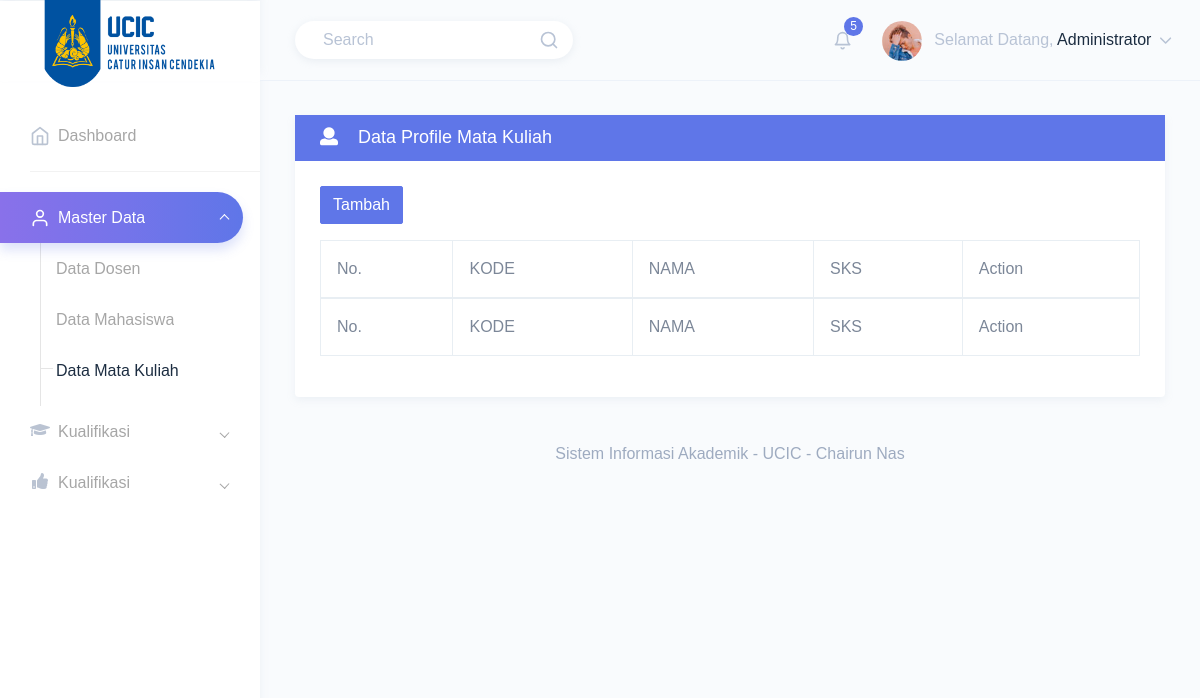
The app's page /admin/index.php?page=datamatkul (signed in), older data.
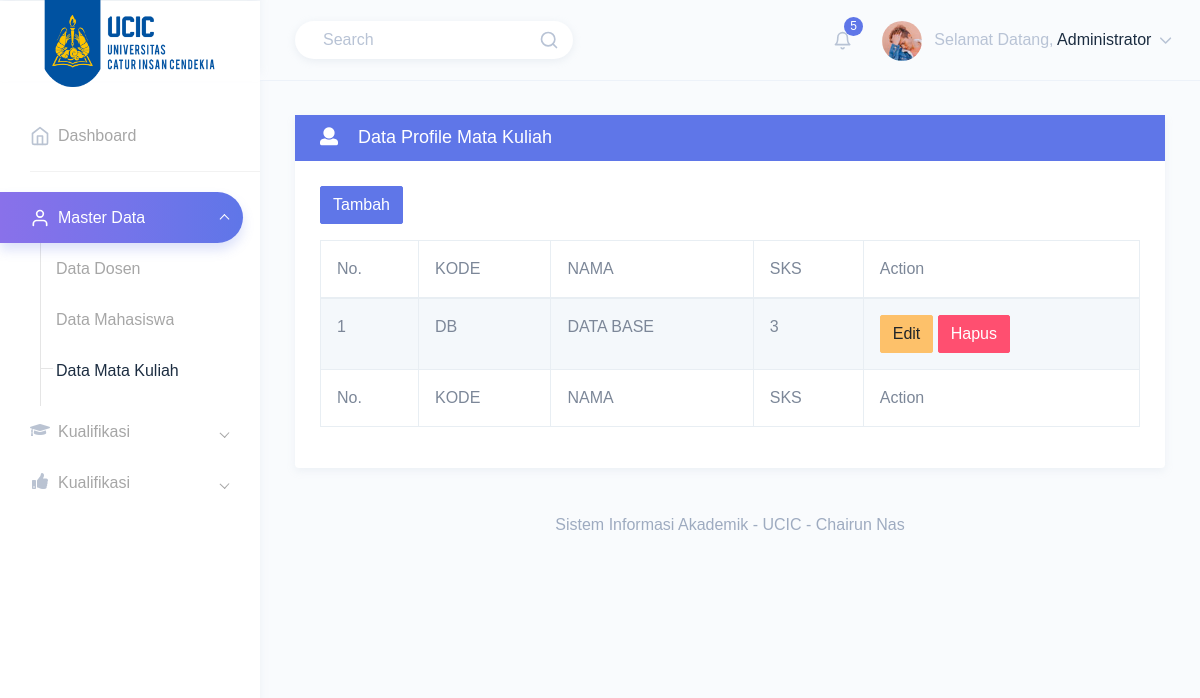
The same page, newer data.
### tables this page shows
CREATE TABLE `tbl_matkul` (
  `id_matkul` int(11) NOT NULL,
  `kd_matkul` varchar(15) NOT NULL,
  `nm_matkul` varchar(50) NOT NULL,
  `sks` int(1) NOT NULL
);

### admin/index.php (the view, shortened to what the changed rows need)
<?php
include "../koneksi.php";
?>
<!DOCTYPE html>
<html dir="ltr" lang="en">
<head>
    <link href="../assets/assets/extra-libs/c3/c3.min.css" rel="stylesheet">
    <link href="../assets/assets/libs/chartist/dist/chartist.min.css" rel="stylesheet">
    <link href="../assets/assets/extra-libs/jvector/jquery-jvectormap-2.0.2.css" rel="stylesheet" />
    <link href="../assets/assets/extra-libs/datatables.net-bs4/css/dataTables.bootstrap4.css" rel="stylesheet">
    <link href="../assets/dist/css/style.min.css" rel="stylesheet">
    <link rel="stylesheet" type="text/css" href="../assets/assets/extra-libs/prism/prism.css">
</head>
<body>
    <div id="main-wrapper" data-theme="light" data-layout="vertical" data-navbarbg="skin6" data-sidebartype="full" data-sidebar-position="fixed" data-header-position="fixed" data-boxed-layout="full">
        <div class="page-wrapper">
            <div class="container-fluid">
                <?php
                if (isset($_GET['page'])) {
                    $page = $_GET['page'];
                    switch ($page) {
                        case 'datamatkul';
                            include 'component/datamatkul.php';
                            break;
                    }
                } else {
                    include 'component/beranda.html';
                }
                ?>
            </div>
        </div>
</body>
</html>

### admin/component/datamatkul.php (shortened to what the changed rows need)
<div class="row">
  <div class="col-12">
    <div class="card">
      <div class="card-body">
        <div class="table-responsive">
          <table id="zero_config" class="table table-striped table-bordered no-wrap">
            <thead>
              <tr>
                <th>No.</th>
                <th>KODE</th>
                <th>NAMA</th>
                <th>SKS</th>
                <th>Action</th>
              </tr>
            </thead>
            <tbody>
              <?php
              include '../koneksi.php';
              $sqlmk = mysqli_query($con, "SELECT * FROM tbl_matkul");
              $i = 1;
              while ($rmk = mysqli_fetch_array($sqlmk)) {
              ?>
                <tr>
                  <td><?= "$i"; ?></td>
                  <td><?= "$rmk[kd_matkul]"; ?></td>
                  <td><?= "$rmk[nm_matkul]"; ?></td>
                  <td><?= "$rmk[sks]"; ?></td>
                  <td>
                    <a href="index.php?page=form_datamatkul_edit&id=<?= "$rmk[id_matkul]"; ?>" class="btn btn-warning">Edit</a>
                    <a href="index.php?page=hapus_datamatkul&id=<?= "$rmk[id_matkul]"; ?>" class="btn btn-danger">Hapus</a>
                  </td>
                </tr>
              <?php
                $i++;
              }
              ?>
            </tbody>
            <tfoot>
              <tr>
                <th>No.</th>
                <th>KODE</th>
                <th>NAMA</th>
                <th>SKS</th>
                <th>Action</th>
              </tr>
            </tfoot>
          </table>
        </div>
      </div>
    </div>
  </div>
</div>

Row changes from the older to the newer data that the page shows:
added tbl_matkul: kd_matkul "DB", nm_matkul "DATA BASE", sks "3"
